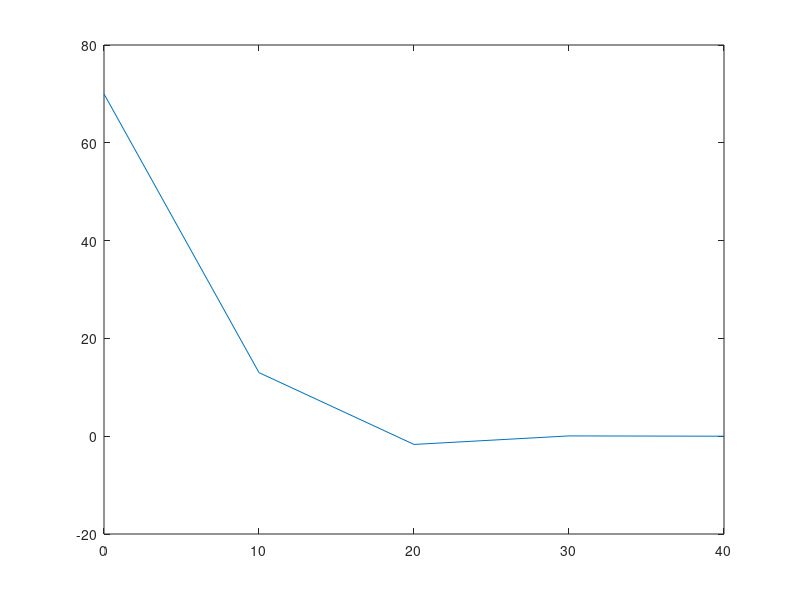

The MATLAB source for this figure:
% Alterness of students in the interval of 45 min (during lecture)

time = 0:5:45;
percentage = [70 85 85 50 30 25 25 25 30 60 65];

% a) use only 0,10,20,30,40 and interpolate.
time_a = (0:10:40)';
percentage_a = percentage(1:2:9)';

A= [ones(5,1) time_a time_a.^2 time_a.^3 time_a.^4];

c=A\percentage_a;

plot(time_a, c);

% bad model.

%skipping b,c
% d)

